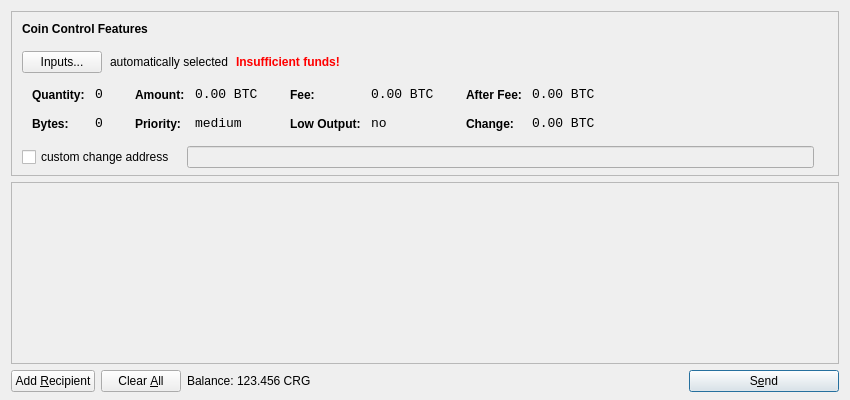
<?xml version="1.0" encoding="UTF-8"?>
<ui version="4.0">
 <class>SendCoinsDialog</class>
 <widget class="QDialog" name="SendCoinsDialog">
  <property name="geometry">
   <rect>
    <x>0</x>
    <y>0</y>
    <width>850</width>
    <height>400</height>
   </rect>
  </property>
  <property name="windowTitle">
   <string>Send Coins</string>
  </property>
  <layout class="QVBoxLayout" name="verticalLayout" stretch="0,1,0">
   <property name="bottomMargin">
    <number>8</number>
   </property>
   <item>
    <widget class="QFrame" name="frameCoinControl">
     <property name="sizePolicy">
      <sizepolicy hsizetype="Expanding" vsizetype="Expanding">
       <horstretch>0</horstretch>
       <verstretch>0</verstretch>
      </sizepolicy>
     </property>
     <property name="maximumSize">
      <size>
       <width>16777215</width>
       <height>16777215</height>
      </size>
     </property>
     <property name="frameShape">
      <enum>QFrame::StyledPanel</enum>
     </property>
     <property name="frameShadow">
      <enum>QFrame::Sunken</enum>
     </property>
     <layout class="QVBoxLayout" name="verticalLayoutCoinControl2">
      <property name="spacing">
       <number>-1</number>
      </property>
      <property name="leftMargin">
       <number>0</number>
      </property>
      <property name="topMargin">
       <number>0</number>
      </property>
      <property name="rightMargin">
       <number>0</number>
      </property>
      <property name="bottomMargin">
       <number>6</number>
      </property>
      <item>
       <layout class="QVBoxLayout" name="verticalLayoutCoinControl" stretch="0,0,0,0,1">
        <property name="spacing">
         <number>0</number>
        </property>
        <property name="leftMargin">
         <number>10</number>
        </property>
        <property name="topMargin">
         <number>10</number>
        </property>
        <item>
         <layout class="QHBoxLayout" name="horizontalLayoutCoinControl1">
          <property name="bottomMargin">
           <number>15</number>
          </property>
          <item>
           <widget class="QLabel" name="labelCoinControlFeatures">
            <property name="sizePolicy">
             <sizepolicy hsizetype="Preferred" vsizetype="Maximum">
              <horstretch>0</horstretch>
              <verstretch>0</verstretch>
             </sizepolicy>
            </property>
            <property name="font">
             <font>
              <weight>75</weight>
              <bold>true</bold>
             </font>
            </property>
            <property name="styleSheet">
             <string notr="true">font-weight:bold;</string>
            </property>
            <property name="text">
             <string>Coin Control Features</string>
            </property>
           </widget>
          </item>
         </layout>
        </item>
        <item>
         <layout class="QHBoxLayout" name="horizontalLayoutCoinControl2" stretch="0,0,0,0">
          <property name="spacing">
           <number>8</number>
          </property>
          <property name="bottomMargin">
           <number>10</number>
          </property>
          <item>
           <widget class="QPushButton" name="pushButtonCoinControl">
            <property name="styleSheet">
             <string notr="true"/>
            </property>
            <property name="text">
             <string>Inputs...</string>
            </property>
           </widget>
          </item>
          <item>
           <widget class="QLabel" name="labelCoinControlAutomaticallySelected">
            <property name="text">
             <string>automatically selected</string>
            </property>
            <property name="margin">
             <number>5</number>
            </property>
           </widget>
          </item>
          <item>
           <widget class="QLabel" name="labelCoinControlInsuffFunds">
            <property name="font">
             <font>
              <weight>75</weight>
              <bold>true</bold>
             </font>
            </property>
            <property name="styleSheet">
             <string notr="true">color:red;font-weight:bold;</string>
            </property>
            <property name="text">
             <string>Insufficient funds!</string>
            </property>
            <property name="margin">
             <number>5</number>
            </property>
           </widget>
          </item>
          <item>
           <spacer name="horizontalSpacerCoinControl">
            <property name="orientation">
             <enum>Qt::Horizontal</enum>
            </property>
            <property name="sizeHint" stdset="0">
             <size>
              <width>40</width>
              <height>1</height>
             </size>
            </property>
           </spacer>
          </item>
         </layout>
        </item>
        <item>
         <widget class="QWidget" name="widgetCoinControl" native="true">
          <property name="sizePolicy">
           <sizepolicy hsizetype="Preferred" vsizetype="Preferred">
            <horstretch>0</horstretch>
            <verstretch>0</verstretch>
           </sizepolicy>
          </property>
          <property name="minimumSize">
           <size>
            <width>0</width>
            <height>0</height>
           </size>
          </property>
          <property name="styleSheet">
           <string notr="true"/>
          </property>
          <layout class="QHBoxLayout" name="horizontalLayoutCoinControl5">
           <property name="margin">
            <number>0</number>
           </property>
           <item>
            <layout class="QHBoxLayout" name="horizontalLayoutCoinControl3" stretch="0,0,0,1">
             <property name="spacing">
              <number>20</number>
             </property>
             <property name="topMargin">
              <number>0</number>
             </property>
             <property name="bottomMargin">
              <number>10</number>
             </property>
             <item>
              <layout class="QFormLayout" name="formLayoutCoinControl1">
               <property name="horizontalSpacing">
                <number>10</number>
               </property>
               <property name="verticalSpacing">
                <number>14</number>
               </property>
               <property name="leftMargin">
                <number>10</number>
               </property>
               <property name="topMargin">
                <number>4</number>
               </property>
               <property name="rightMargin">
                <number>6</number>
               </property>
               <item row="0" column="0">
                <widget class="QLabel" name="labelCoinControlQuantityText">
                 <property name="styleSheet">
                  <string notr="true">font-weight:bold;</string>
                 </property>
                 <property name="text">
                  <string>Quantity:</string>
                 </property>
                 <property name="margin">
                  <number>0</number>
                 </property>
                </widget>
               </item>
               <item row="0" column="1">
                <widget class="QLabel" name="labelCoinControlQuantity">
                 <property name="font">
                  <font>
                   <family>Monospace</family>
                   <pointsize>10</pointsize>
                  </font>
                 </property>
                 <property name="cursor">
                  <cursorShape>IBeamCursor</cursorShape>
                 </property>
                 <property name="contextMenuPolicy">
                  <enum>Qt::ActionsContextMenu</enum>
                 </property>
                 <property name="text">
                  <string notr="true">0</string>
                 </property>
                 <property name="margin">
                  <number>0</number>
                 </property>
                 <property name="textInteractionFlags">
                  <set>Qt::LinksAccessibleByMouse|Qt::TextSelectableByKeyboard|Qt::TextSelectableByMouse</set>
                 </property>
                </widget>
               </item>
               <item row="1" column="0">
                <widget class="QLabel" name="labelCoinControlBytesText">
                 <property name="styleSheet">
                  <string notr="true">font-weight:bold;</string>
                 </property>
                 <property name="text">
                  <string>Bytes:</string>
                 </property>
                </widget>
               </item>
               <item row="1" column="1">
                <widget class="QLabel" name="labelCoinControlBytes">
                 <property name="font">
                  <font>
                   <family>Monospace</family>
                   <pointsize>10</pointsize>
                  </font>
                 </property>
                 <property name="cursor">
                  <cursorShape>IBeamCursor</cursorShape>
                 </property>
                 <property name="contextMenuPolicy">
                  <enum>Qt::ActionsContextMenu</enum>
                 </property>
                 <property name="text">
                  <string notr="true">0</string>
                 </property>
                 <property name="textInteractionFlags">
                  <set>Qt::LinksAccessibleByMouse|Qt::TextSelectableByKeyboard|Qt::TextSelectableByMouse</set>
                 </property>
                </widget>
               </item>
              </layout>
             </item>
             <item>
              <layout class="QFormLayout" name="formLayoutCoinControl2">
               <property name="horizontalSpacing">
                <number>10</number>
               </property>
               <property name="verticalSpacing">
                <number>14</number>
               </property>
               <property name="leftMargin">
                <number>6</number>
               </property>
               <property name="topMargin">
                <number>4</number>
               </property>
               <property name="rightMargin">
                <number>6</number>
               </property>
               <item row="0" column="0">
                <widget class="QLabel" name="labelCoinControlAmountText">
                 <property name="styleSheet">
                  <string notr="true">font-weight:bold;</string>
                 </property>
                 <property name="text">
                  <string>Amount:</string>
                 </property>
                 <property name="margin">
                  <number>0</number>
                 </property>
                </widget>
               </item>
               <item row="0" column="1">
                <widget class="QLabel" name="labelCoinControlAmount">
                 <property name="font">
                  <font>
                   <family>Monospace</family>
                   <pointsize>10</pointsize>
                  </font>
                 </property>
                 <property name="cursor">
                  <cursorShape>IBeamCursor</cursorShape>
                 </property>
                 <property name="contextMenuPolicy">
                  <enum>Qt::ActionsContextMenu</enum>
                 </property>
                 <property name="text">
                  <string notr="true">0.00 BTC</string>
                 </property>
                 <property name="textInteractionFlags">
                  <set>Qt::LinksAccessibleByMouse|Qt::TextSelectableByKeyboard|Qt::TextSelectableByMouse</set>
                 </property>
                </widget>
               </item>
               <item row="1" column="0">
                <widget class="QLabel" name="labelCoinControlPriorityText">
                 <property name="styleSheet">
                  <string notr="true">font-weight:bold;</string>
                 </property>
                 <property name="text">
                  <string>Priority:</string>
                 </property>
                </widget>
               </item>
               <item row="1" column="1">
                <widget class="QLabel" name="labelCoinControlPriority">
                 <property name="font">
                  <font>
                   <family>Monospace</family>
                   <pointsize>10</pointsize>
                  </font>
                 </property>
                 <property name="cursor">
                  <cursorShape>IBeamCursor</cursorShape>
                 </property>
                 <property name="contextMenuPolicy">
                  <enum>Qt::ActionsContextMenu</enum>
                 </property>
                 <property name="text">
                  <string>medium</string>
                 </property>
                 <property name="textInteractionFlags">
                  <set>Qt::LinksAccessibleByMouse|Qt::TextSelectableByKeyboard|Qt::TextSelectableByMouse</set>
                 </property>
                </widget>
               </item>
              </layout>
             </item>
             <item>
              <layout class="QFormLayout" name="formLayoutCoinControl3">
               <property name="horizontalSpacing">
                <number>10</number>
               </property>
               <property name="verticalSpacing">
                <number>14</number>
               </property>
               <property name="leftMargin">
                <number>6</number>
               </property>
               <property name="topMargin">
                <number>4</number>
               </property>
               <property name="rightMargin">
                <number>6</number>
               </property>
               <item row="0" column="0">
                <widget class="QLabel" name="labelCoinControlFeeText">
                 <property name="styleSheet">
                  <string notr="true">font-weight:bold;</string>
                 </property>
                 <property name="text">
                  <string>Fee:</string>
                 </property>
                 <property name="margin">
                  <number>0</number>
                 </property>
                </widget>
               </item>
               <item row="0" column="1">
                <widget class="QLabel" name="labelCoinControlFee">
                 <property name="font">
                  <font>
                   <family>Monospace</family>
                   <pointsize>10</pointsize>
                  </font>
                 </property>
                 <property name="cursor">
                  <cursorShape>IBeamCursor</cursorShape>
                 </property>
                 <property name="contextMenuPolicy">
                  <enum>Qt::ActionsContextMenu</enum>
                 </property>
                 <property name="text">
                  <string notr="true">0.00 BTC</string>
                 </property>
                 <property name="textInteractionFlags">
                  <set>Qt::LinksAccessibleByMouse|Qt::TextSelectableByKeyboard|Qt::TextSelectableByMouse</set>
                 </property>
                </widget>
               </item>
               <item row="1" column="0">
                <widget class="QLabel" name="labelCoinControlLowOutputText">
                 <property name="styleSheet">
                  <string notr="true">font-weight:bold;</string>
                 </property>
                 <property name="text">
                  <string>Low Output:</string>
                 </property>
                </widget>
               </item>
               <item row="1" column="1">
                <widget class="QLabel" name="labelCoinControlLowOutput">
                 <property name="font">
                  <font>
                   <family>Monospace</family>
                   <pointsize>10</pointsize>
                  </font>
                 </property>
                 <property name="cursor">
                  <cursorShape>IBeamCursor</cursorShape>
                 </property>
                 <property name="contextMenuPolicy">
                  <enum>Qt::ActionsContextMenu</enum>
                 </property>
                 <property name="text">
                  <string>no</string>
                 </property>
                 <property name="textInteractionFlags">
                  <set>Qt::LinksAccessibleByMouse|Qt::TextSelectableByKeyboard|Qt::TextSelectableByMouse</set>
                 </property>
                </widget>
               </item>
              </layout>
             </item>
             <item>
              <layout class="QFormLayout" name="formLayoutCoinControl4">
               <property name="horizontalSpacing">
                <number>10</number>
               </property>
               <property name="verticalSpacing">
                <number>14</number>
               </property>
               <property name="leftMargin">
                <number>6</number>
               </property>
               <property name="topMargin">
                <number>4</number>
               </property>
               <property name="rightMargin">
                <number>6</number>
               </property>
               <item row="0" column="0">
                <widget class="QLabel" name="labelCoinControlAfterFeeText">
                 <property name="styleSheet">
                  <string notr="true">font-weight:bold;</string>
                 </property>
                 <property name="text">
                  <string>After Fee:</string>
                 </property>
                 <property name="margin">
                  <number>0</number>
                 </property>
                </widget>
               </item>
               <item row="0" column="1">
                <widget class="QLabel" name="labelCoinControlAfterFee">
                 <property name="font">
                  <font>
                   <family>Monospace</family>
                   <pointsize>10</pointsize>
                  </font>
                 </property>
                 <property name="cursor">
                  <cursorShape>IBeamCursor</cursorShape>
                 </property>
                 <property name="contextMenuPolicy">
                  <enum>Qt::ActionsContextMenu</enum>
                 </property>
                 <property name="text">
                  <string notr="true">0.00 BTC</string>
                 </property>
                 <property name="textInteractionFlags">
                  <set>Qt::LinksAccessibleByMouse|Qt::TextSelectableByKeyboard|Qt::TextSelectableByMouse</set>
                 </property>
                </widget>
               </item>
               <item row="1" column="0">
                <widget class="QLabel" name="labelCoinControlChangeText">
                 <property name="styleSheet">
                  <string notr="true">font-weight:bold;</string>
                 </property>
                 <property name="text">
                  <string>Change:</string>
                 </property>
                </widget>
               </item>
               <item row="1" column="1">
                <widget class="QLabel" name="labelCoinControlChange">
                 <property name="font">
                  <font>
                   <family>Monospace</family>
                   <pointsize>10</pointsize>
                  </font>
                 </property>
                 <property name="cursor">
                  <cursorShape>IBeamCursor</cursorShape>
                 </property>
                 <property name="contextMenuPolicy">
                  <enum>Qt::ActionsContextMenu</enum>
                 </property>
                 <property name="text">
                  <string notr="true">0.00 BTC</string>
                 </property>
                 <property name="textInteractionFlags">
                  <set>Qt::LinksAccessibleByMouse|Qt::TextSelectableByKeyboard|Qt::TextSelectableByMouse</set>
                 </property>
                </widget>
               </item>
              </layout>
             </item>
            </layout>
           </item>
          </layout>
         </widget>
        </item>
        <item>
         <layout class="QHBoxLayout" name="horizontalLayoutCoinControl4" stretch="0,0,0">
          <property name="spacing">
           <number>12</number>
          </property>
          <property name="sizeConstraint">
           <enum>QLayout::SetDefaultConstraint</enum>
          </property>
          <property name="topMargin">
           <number>5</number>
          </property>
          <property name="rightMargin">
           <number>5</number>
          </property>
          <item>
           <widget class="QCheckBox" name="checkBoxCoinControlChange">
            <property name="text">
             <string>custom change address</string>
            </property>
           </widget>
          </item>
          <item>
           <widget class="QLineEdit" name="lineEditCoinControlChange">
            <property name="enabled">
             <bool>false</bool>
            </property>
            <property name="sizePolicy">
             <sizepolicy hsizetype="Expanding" vsizetype="Fixed">
              <horstretch>0</horstretch>
              <verstretch>0</verstretch>
             </sizepolicy>
            </property>
           </widget>
          </item>
          <item>
           <widget class="QLabel" name="labelCoinControlChangeLabel">
            <property name="sizePolicy">
             <sizepolicy hsizetype="Preferred" vsizetype="Expanding">
              <horstretch>0</horstretch>
              <verstretch>0</verstretch>
             </sizepolicy>
            </property>
            <property name="minimumSize">
             <size>
              <width>0</width>
              <height>0</height>
             </size>
            </property>
            <property name="text">
             <string/>
            </property>
            <property name="margin">
             <number>3</number>
            </property>
           </widget>
          </item>
         </layout>
        </item>
        <item>
         <spacer name="verticalSpacerCoinControl">
          <property name="orientation">
           <enum>Qt::Vertical</enum>
          </property>
          <property name="sizeHint" stdset="0">
           <size>
            <width>800</width>
            <height>1</height>
           </size>
          </property>
         </spacer>
        </item>
       </layout>
      </item>
     </layout>
    </widget>
   </item>
   <item>
    <widget class="QScrollArea" name="scrollArea">
     <property name="widgetResizable">
      <bool>true</bool>
     </property>
     <widget class="QWidget" name="scrollAreaWidgetContents">
      <property name="geometry">
       <rect>
        <x>0</x>
        <y>0</y>
        <width>830</width>
        <height>165</height>
       </rect>
      </property>
      <layout class="QVBoxLayout" name="verticalLayout_2">
       <property name="margin">
        <number>0</number>
       </property>
       <item>
        <layout class="QVBoxLayout" name="entries">
         <property name="spacing">
          <number>6</number>
         </property>
        </layout>
       </item>
       <item>
        <spacer name="verticalSpacer">
         <property name="orientation">
          <enum>Qt::Vertical</enum>
         </property>
         <property name="sizeHint" stdset="0">
          <size>
           <width>20</width>
           <height>40</height>
          </size>
         </property>
        </spacer>
       </item>
      </layout>
     </widget>
    </widget>
   </item>
   <item>
    <layout class="QHBoxLayout" name="horizontalLayout">
     <item>
      <widget class="QPushButton" name="addButton">
       <property name="toolTip">
        <string>Send to multiple recipients at once</string>
       </property>
       <property name="text">
        <string>Add &amp;Recipient</string>
       </property>
       <property name="icon">
        <iconset resource="../bitcoin.qrc">
         <normaloff>:/icons/add</normaloff>:/icons/add</iconset>
       </property>
       <property name="autoDefault">
        <bool>false</bool>
       </property>
      </widget>
     </item>
     <item>
      <widget class="QPushButton" name="clearButton">
       <property name="sizePolicy">
        <sizepolicy hsizetype="Minimum" vsizetype="Fixed">
         <horstretch>0</horstretch>
         <verstretch>0</verstretch>
        </sizepolicy>
       </property>
       <property name="toolTip">
        <string>Remove all transaction fields</string>
       </property>
       <property name="text">
        <string>Clear &amp;All</string>
       </property>
       <property name="icon">
        <iconset resource="../bitcoin.qrc">
         <normaloff>:/icons/remove</normaloff>:/icons/remove</iconset>
       </property>
       <property name="autoRepeatDelay">
        <number>300</number>
       </property>
       <property name="autoDefault">
        <bool>false</bool>
       </property>
      </widget>
     </item>
     <item>
      <layout class="QHBoxLayout" name="horizontalLayout_2">
       <property name="spacing">
        <number>3</number>
       </property>
       <item>
        <widget class="QLabel" name="label">
         <property name="text">
          <string>Balance:</string>
         </property>
        </widget>
       </item>
       <item>
        <widget class="QLabel" name="labelBalance">
         <property name="cursor">
          <cursorShape>IBeamCursor</cursorShape>
         </property>
         <property name="text">
          <string>123.456 CRG</string>
         </property>
         <property name="textInteractionFlags">
          <set>Qt::LinksAccessibleByMouse|Qt::TextSelectableByKeyboard|Qt::TextSelectableByMouse</set>
         </property>
        </widget>
       </item>
      </layout>
     </item>
     <item>
      <spacer name="horizontalSpacer">
       <property name="orientation">
        <enum>Qt::Horizontal</enum>
       </property>
       <property name="sizeHint" stdset="0">
        <size>
         <width>40</width>
         <height>20</height>
        </size>
       </property>
      </spacer>
     </item>
     <item>
      <widget class="QPushButton" name="sendButton">
       <property name="minimumSize">
        <size>
         <width>150</width>
         <height>0</height>
        </size>
       </property>
       <property name="toolTip">
        <string>Confirm the send action</string>
       </property>
       <property name="text">
        <string>S&amp;end</string>
       </property>
       <property name="icon">
        <iconset resource="../bitcoin.qrc">
         <normaloff>:/icons/send</normaloff>:/icons/send</iconset>
       </property>
       <property name="default">
        <bool>true</bool>
       </property>
      </widget>
     </item>
    </layout>
   </item>
  </layout>
 </widget>
 <resources>
  <include location="../bitcoin.qrc"/>
 </resources>
 <connections/>
</ui>
